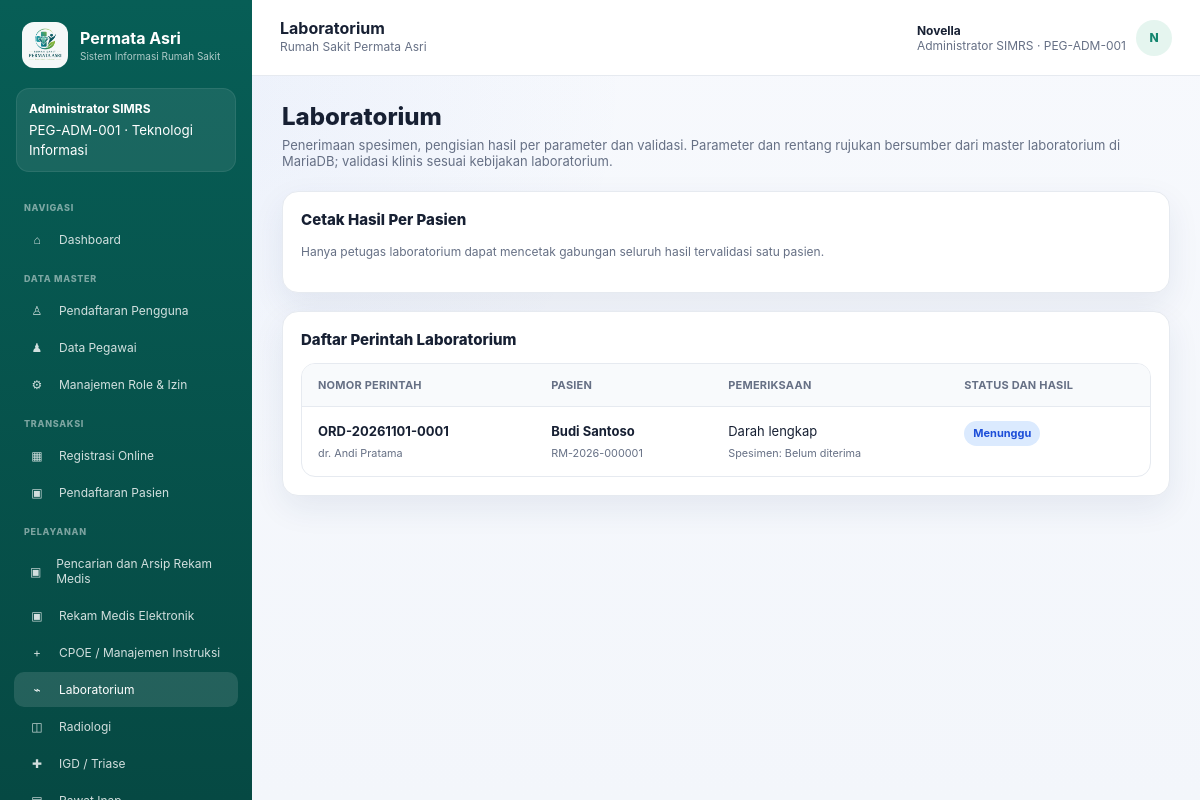
Page /laboratory.php (signed in) on the committed database.
### tables this page shows
CREATE TABLE users (
    id INT AUTO_INCREMENT PRIMARY KEY,
    employee_id INT NOT NULL UNIQUE,
    username VARCHAR(60) NOT NULL UNIQUE,
    password_hash VARCHAR(255) NOT NULL,
    is_active TINYINT(1) NOT NULL DEFAULT 1,
    created_at DATETIME NOT NULL DEFAULT CURRENT_TIMESTAMP,
    CONSTRAINT fk_user_employee FOREIGN KEY (employee_id) REFERENCES employees(id)
);

CREATE TABLE roles (
    id INT AUTO_INCREMENT PRIMARY KEY,
    code VARCHAR(50) NOT NULL UNIQUE,
    name VARCHAR(100) NOT NULL
);

CREATE TABLE employees (
    id INT AUTO_INCREMENT PRIMARY KEY,
    employee_code VARCHAR(30) NOT NULL UNIQUE,
    full_name VARCHAR(150) NOT NULL,
    profession VARCHAR(100) NOT NULL,
    role_id INT NOT NULL,
    unit_id INT NULL,
    is_active TINYINT(1) NOT NULL DEFAULT 1,
    CONSTRAINT fk_employee_role FOREIGN KEY (role_id) REFERENCES roles(id),
    CONSTRAINT fk_employee_unit FOREIGN KEY (unit_id) REFERENCES units(id)
);

CREATE TABLE units (
    id INT AUTO_INCREMENT PRIMARY KEY,
    code VARCHAR(30) NOT NULL UNIQUE,
    name VARCHAR(100) NOT NULL,
    unit_type VARCHAR(30) NOT NULL
);

CREATE TABLE menus (
    id INT AUTO_INCREMENT PRIMARY KEY,
    label VARCHAR(100) NOT NULL,
    icon VARCHAR(10) NOT NULL,
    section_name VARCHAR(50) NOT NULL,
    page_file VARCHAR(100) NOT NULL,
    permission_code VARCHAR(80) NOT NULL,
    sort_order INT NOT NULL DEFAULT 0,
    is_active TINYINT(1) NOT NULL DEFAULT 1
);

CREATE TABLE lab_orders (
    id INT AUTO_INCREMENT PRIMARY KEY,
    order_id INT NOT NULL UNIQUE,
    test_name VARCHAR(255) NOT NULL,
    specimen VARCHAR(100) NULL,
    status VARCHAR(40) NOT NULL DEFAULT 'Menunggu',
    result TEXT NULL,
    verified_by INT NULL,
    verified_at DATETIME NULL,
    CONSTRAINT fk_lab_order FOREIGN KEY (order_id) REFERENCES orders(id) ON DELETE CASCADE,
    CONSTRAINT fk_lab_verify FOREIGN KEY (verified_by) REFERENCES employees(id)
);

CREATE TABLE orders (
    id INT AUTO_INCREMENT PRIMARY KEY,
    order_no VARCHAR(40) NULL UNIQUE,
    registration_id INT NOT NULL,
    ordering_employee_id INT NOT NULL,
    order_type ENUM('Laboratorium','Radiologi','Obat','Konsultasi','Rawat Inap') NOT NULL,
    detail VARCHAR(255) NOT NULL,
    clinical_indication TEXT NULL,
    priority ENUM('Rutin','CITO') NOT NULL DEFAULT 'Rutin',
    status VARCHAR(40) NOT NULL DEFAULT 'Ordered',
    created_at DATETIME NOT NULL DEFAULT CURRENT_TIMESTAMP,
    CONSTRAINT fk_order_reg FOREIGN KEY (registration_id) REFERENCES registrations(id),
    CONSTRAINT fk_order_employee FOREIGN KEY (ordering_employee_id) REFERENCES employees(id)
);

CREATE TABLE patients (
    id INT AUTO_INCREMENT PRIMARY KEY,
    medical_record_no VARCHAR(30) NULL UNIQUE,
    nik VARCHAR(16) NOT NULL UNIQUE,
    full_name VARCHAR(150) NOT NULL,
    birth_date DATE NOT NULL,
    gender ENUM('L','P') NOT NULL,
    address TEXT NULL,
    phone VARCHAR(30) NULL,
    email VARCHAR(120) NULL,
    payer VARCHAR(40) NOT NULL DEFAULT 'Umum',
    created_at DATETIME NOT NULL DEFAULT CURRENT_TIMESTAMP
);

### config/database.php (called while the page is built, shortened)
<?php
function db_setting(string $name, string $default): string { $value=getenv($name); return $value===false ? $default : $value; }
function db(): PDO
{
    static $pdo = null;
    if ($pdo instanceof PDO) {
        return $pdo;
    }
    $dsn = 'mysql:host=' . db_setting('SIMRS_DB_HOST','127.0.0.1') . ';port=' . db_setting('SIMRS_DB_PORT','8889') . ';dbname=' . db_setting('SIMRS_DB_NAME','simrs_permata_asri') . ';charset=utf8mb4';
    $pdo = new PDO($dsn, db_setting('SIMRS_DB_USER','root'), db_setting('SIMRS_DB_PASS','root'), [
        PDO::ATTR_ERRMODE => PDO::ERRMODE_EXCEPTION,
        PDO::ATTR_DEFAULT_FETCH_MODE => PDO::FETCH_ASSOC,
        PDO::ATTR_EMULATE_PREPARES => false,
    ]);
    return $pdo;
}

### includes/functions.php (called while the page is built, shortened)
<?php
require_once __DIR__ . '/../config/database.php';
function e(?string $value): string
{
    return htmlspecialchars($value ?? '', ENT_QUOTES, 'UTF-8');
}
function status_label(?string $status): string
{
    $value = strtolower(trim($status ?? ''));
    if (in_array($value, ['menunggu','ordered','pending','menunggu verifikasi','waiting','queued'], true)) {
        return 'Menunggu';
    }
    return $status ?? '-';
}
function status_badge_class(?string $status): string
{
    $value = strtolower(trim($status ?? ''));
    if (in_array($value, ['menunggu','ordered','pending','menunggu verifikasi','waiting','queued'], true)) {
        return 'badge-blue';
    }
    return 'badge-blue';
}
function current_user(): ?array
{
    $stmt = db()->prepare(
        'SELECT u.id AS user_id, u.username, e.id AS employee_id, e.employee_code,
                e.full_name, e.profession, r.id AS role_id, r.code AS role_code,
                r.name AS role_name, un.name AS unit_name, e.unit_id
         FROM users u
         JOIN employees e ON e.id = u.employee_id
         JOIN roles r ON r.id = e.role_id
         LEFT JOIN units un ON un.id = e.unit_id
         WHERE u.id = ? AND u.is_active = 1
         LIMIT 1'
    );
    $stmt->execute([$_SESSION['user_id']]);
    $user = $stmt->fetch();
    return $user ?: null;
}
function require_login(): array
{
    $user = current_user();
    return $user;
}
function sidebar_menus(int $roleId): array
{
    $stmt = db()->prepare(
        'SELECT DISTINCT m.id, m.label, m.icon, m.section_name, m.page_file, m.sort_order
         FROM menus m
         JOIN permissions p ON p.code = m.permission_code
         JOIN role_permissions rp ON rp.permission_id = p.id
         WHERE rp.role_id = ? AND m.is_active = 1
         ORDER BY m.sort_order, m.id'
    );
    $stmt->execute([$roleId]);
    $result=$stmt->fetchAll();
    $user=current_user();
    return array_values(array_filter($result, static function($m) use ($user) {
        $restricted=['user_registration.php','employees.php','role_management.php','reporting.php'];
        if (in_array($m['page_file'],$restricted,true) && !is_admin($user)) return false;
        if ($m['page_file']==='inpatient.php' && in_array(($user['role_code']??''),['dokter','perawat'],true)) {
            $q=db()->prepare('SELECT unit_type FROM units WHERE id=?'); $q->execute([(int)($user['unit_id']??0)]);
            if ($q->fetchColumn()!=='RAWAT_INAP') return false;
        }
        return true;
    }));
}
function is_admin(array $user): bool { return $user['role_code'] === 'admin_simrs'; }

### laboratory.php (the view, shortened to what this page needs)
<?php
require_once __DIR__.'/includes/functions.php';$user=require_login();require_permission($user,'lab.manage');$pageTitle='Laboratorium';$pdo=db();$labStaff=$user['role_code']==='lab';
function lab_panel(string $test, PDO $pdo): array {
    $sql = "SELECT lp.id FROM lab_test_panels lp
            JOIN lab_panel_keywords lk ON lk.panel_id=lp.id
            WHERE LOWER(?) LIKE CONCAT('%', LOWER(lk.keyword), '%') AND lp.is_active=1
            ORDER BY LENGTH(lk.keyword) DESC, lp.id LIMIT 1";
    $stmt=$pdo->prepare($sql); $stmt->execute([$test]); $id=$stmt->fetchColumn();
    $q=$pdo->prepare('SELECT parameter_name,result_unit,reference_range FROM lab_panel_parameters WHERE panel_id=? ORDER BY sort_order,id');
    $q->execute([$id]); $out=[];
    foreach($q->fetchAll() as $r) $out[$r['parameter_name']]=[$r['result_unit'],$r['reference_range']];
    return $out;
}
$rows=$pdo->query("SELECT l.id,l.test_name,l.specimen,l.status,l.result,o.order_no,o.priority,o.created_at,p.full_name patient_name,p.medical_record_no,d.full_name doctor_name FROM lab_orders l JOIN orders o ON o.id=l.order_id JOIN registrations r ON r.id=o.registration_id JOIN patients p ON p.id=r.patient_id JOIN employees d ON d.id=o.ordering_employee_id ORDER BY l.id DESC")->fetchAll();
require __DIR__.'/includes/header.php';?>
<h1 class="page-title">Laboratorium</h1><p class="page-subtitle">Penerimaan spesimen, pengisian hasil per parameter dan validasi. Parameter dan rentang rujukan bersumber dari master laboratorium di MariaDB; validasi klinis sesuai kebijakan laboratorium.</p>
<div class="card no-print"><h2 class="section-title">Cetak Hasil Per Pasien</h2><p class="note">Hanya petugas laboratorium dapat mencetak gabungan seluruh hasil tervalidasi satu pasien.</p></div>
<div class="card" style="margin-top:18px"><h2 class="section-title">Daftar Perintah Laboratorium</h2><div class="table-wrap"><table><thead><tr><th>Nomor Perintah</th><th>Pasien</th><th>Pemeriksaan</th><th>Status dan Hasil</th></tr></thead><tbody><?php foreach($rows as $r):$panel=lab_panel($r['test_name'],$pdo);?><tr><td><b><?=e($r['order_no'])?></b><small><?=e($r['doctor_name'])?></small></td><td><b><?=e($r['patient_name'])?></b><small><?=e($r['medical_record_no'])?></small></td><td><?=e($r['test_name'])?><small>Spesimen: <?=e($r['specimen']?:'Belum diterima')?></small></td><td><span class="badge <?=status_badge_class($r['status'])?>"><?=e(status_label($r['status']))?></span>
</td></tr><?php endforeach;?></tbody></table></div></div>
<?php require __DIR__.'/includes/footer.php';?>

### includes/header.php (shortened to what this page needs)
<?php
$pageTitle = $pageTitle ?? 'SIMRS';
$activeFile = basename($_SERVER['PHP_SELF']);
$menus = sidebar_menus((int) $user['role_id']);
$initials = strtoupper(substr($user['full_name'], 0, 1));
?>
<!DOCTYPE html>
<html lang="id">
<head>
  <link rel="stylesheet" href="assets/css/app.css">
</head>
<body>
  <aside class="sidebar">
    <div class="sidebar-brand">
      <div class="brand-mark"><img src="assets/images/permata-asri-logo.png" alt="Logo Rumah Sakit Permata Asri"></div>
      <div>
        <strong>Permata Asri</strong>
        <small>Sistem Informasi Rumah Sakit</small>
      </div>
    </div>
    <div class="role-card">
      <b><?= e($user['role_name']) ?></b>
      <small><?= e($user['employee_code']) ?> · <?= e($user['unit_name'] ?? '-') ?></small>
    </div>
    <?php $section = null; ?>
    <?php foreach ($menus as $menu): ?>
      <?php if ($section !== $menu['section_name']): $section = $menu['section_name']; ?>
        <div class="sidebar-menu-title"><?= e($section) ?></div>
      <?php endif; ?>
      <a class="sidebar-link <?= $activeFile === $menu['page_file'] ? 'active' : '' ?>" href="<?= e($menu['page_file']) ?>">
        <span class="ico"><?= e($menu['icon']) ?></span>
        <span><?= e($menu['label']) ?></span>
      </a>
    <?php endforeach; ?>
  </aside>
  <div class="content-shell">
    <header class="topbar">
      <div>
        <strong><?= e($pageTitle) ?></strong>
        <div class="note">Rumah Sakit Permata Asri</div>
      </div>
      <div class="user-chip">
        <div>
          <strong><?= e($user['full_name']) ?></strong>
          <span><?= e($user['profession']) ?> · <?= e($user['employee_code']) ?></span>
        </div>
        <div class="avatar"><?= e($initials) ?></div>
      </div>
    </header>
    <main class="page-wrap">

### rows in the picture
users: roles.name "Administrator SIMRS", employee.employee_code "PEG-ADM-001", units.name "Teknologi Informasi", employee.full_name "Novella", employee.profession "Administrator SIMRS", employee.full_name "N"
menus: section_name "NAVIGASI", icon "⌂", label "Dashboard"
menus: section_name "DATA MASTER", icon "♙", label "Pendaftaran Pengguna"
menus: icon "♟", label "Data Pegawai"
menus: icon "⚙", label "Manajemen Role & Izin"
menus: section_name "TRANSAKSI", icon "▦", label "Registrasi Online"
menus: icon "▣", label "Pendaftaran Pasien"
menus: section_name "PELAYANAN", icon "▣", label "Pencarian dan Arsip Rekam Medis"
menus: icon "▣", label "Rekam Medis Elektronik"
menus: icon "+", label "CPOE / Manajemen Instruksi"
menus: icon "⌁", label "Laboratorium"
menus: icon "◫", label "Radiologi"
menus: icon "✚", label "IGD / Triase"
lab_orders: order.order_no "ORD-20261101-0001", employees.full_name "dr. Andi Pratama", patients.full_name "Budi Santoso", patients.medical_record_no "RM-2026-000001", test_name "Darah lengkap", specimen "Belum diterima", status "Menunggu"

### other values in the picture
$pageTitle "Laboratorium"
